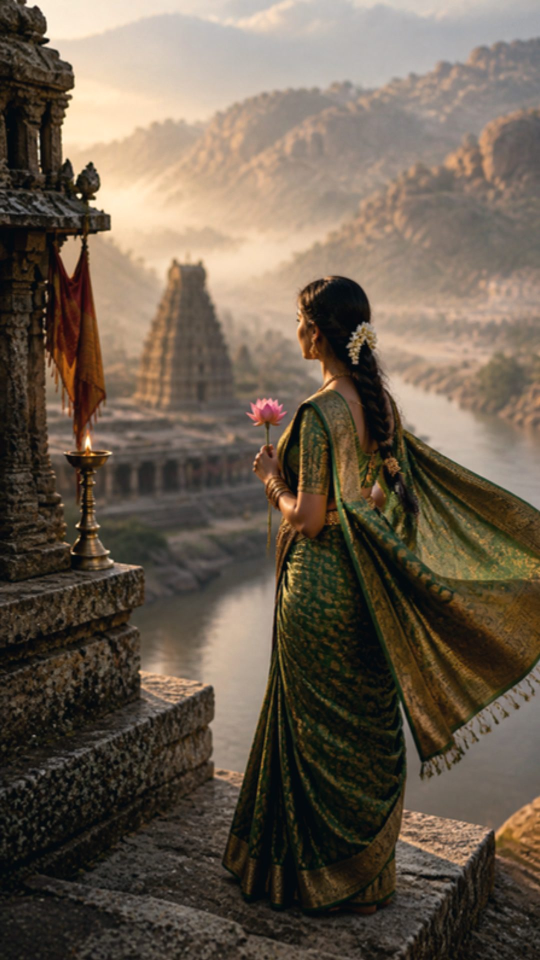
#> input picture kavya-weds-siddharth/assets/scenes/hero-bride.jpg, 1080 x 1920 px (shown at 1/2 size); its folder holds only this picture in this run
$ python contact_sheet.py out.png
#> lines starting #> are read from the running program, lines starting #| are printed output that depends on the picture
"""Builds a contact sheet of every graded asset: python3 tools/contact_sheet.py out.jpg"""
import sys, os, glob
from PIL import Image, ImageDraw, ImageFont
A = os.path.join(os.path.dirname(__file__), "..", "kavya-weds-siddharth", "assets")
scenes = sorted(glob.glob(os.path.join(A, "scenes", "*.jpg")))
cuts = sorted(glob.glob(os.path.join(A, "cutouts", "*.webp")))
W = 1800; sw, sh = 216, 384; cols = W // (sw + 9)
rows_s = -(-len(scenes) // cols); cw = 140; ccols = W // (cw + 10); rows_c = -(-len(cuts) // ccols)
H = 60 + rows_s * (sh + 34) + 40 + rows_c * (cw + 34) + 20
sheet = Image.new("RGB", (W, H), (16, 15, 20)); d = ImageDraw.Draw(sheet)
#> after `sheet = Image.new('RGB', (W, H), (16, 15, 20))`:
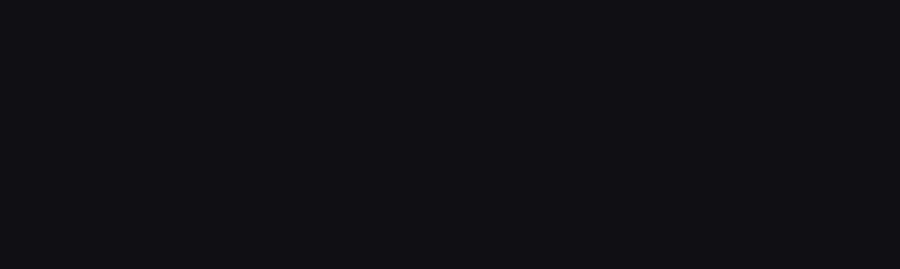
#> sheet: PIL image 1800x538 RGB (shown at 1/2 size); mean R, G, B 16, 15, 20
try: f = ImageFont.truetype("/usr/share/fonts/truetype/dejavu/DejaVuSans.ttf", 13); fb = ImageFont.truetype("/usr/share/fonts/truetype/dejavu/DejaVuSans-Bold.ttf", 20)
except Exception: f = fb = ImageFont.load_default()
d.text((12, 18), "The Celestial Vow · asset contact sheet (graded)", fill=(242, 220, 154), font=fb)
y = 60
for i, p in enumerate(scenes):
    x = 9 + (i % cols) * (sw + 9); yy = y + (i // cols) * (sh + 34)
    im = Image.open(p).convert("RGB").resize((sw, sh)); sheet.paste(im, (x, yy)); d.text((x, yy + sh + 6), os.path.basename(p)[:-4], fill=(220, 210, 190), font=f)
#> after `im = Image.open(p).convert('RGB').resize((sw, sh))`:
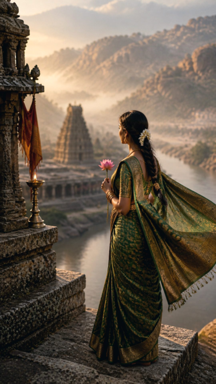
#> im: PIL image 216x384 RGB; mean R, G, B 105.9, 92.9, 78.5
#> after `sheet.paste(im, (x, yy))`:
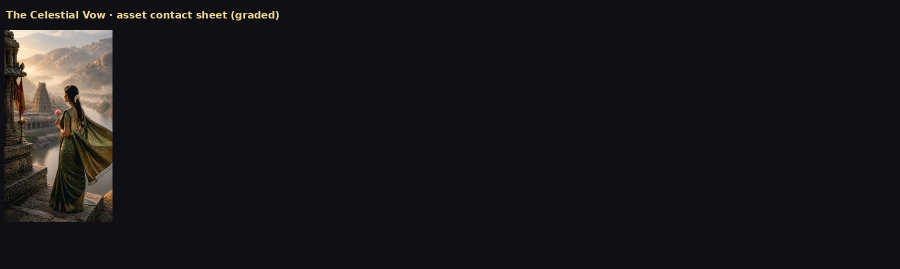
#> sheet: PIL image 1800x538 RGB (shown at 1/2 size); mean R, G, B 24.4, 22.3, 25.4
y += rows_s * (sh + 34) + 40
for i, p in enumerate(cuts):
    x = 10 + (i % ccols) * (cw + 10); yy = y + (i // ccols) * (cw + 34)
    bg = Image.new("RGBA", (cw, cw), (44, 42, 50, 255)); im = Image.open(p).convert("RGBA"); im.thumbnail((cw - 10, cw - 10))
    bg.alpha_composite(im, ((cw - im.width) // 2, (cw - im.height) // 2)); sheet.paste(bg.convert("RGB"), (x, yy)); d.text((x, yy + cw + 6), os.path.basename(p)[:-5][:20], fill=(220, 210, 190), font=f)
sheet.save(sys.argv[1], quality=88); print("saved", sys.argv[1], sheet.size)
#| saved out.png (1800, 538)

$ run again, on kavya-weds-siddharth/assets/scenes/quest-haldi.jpg
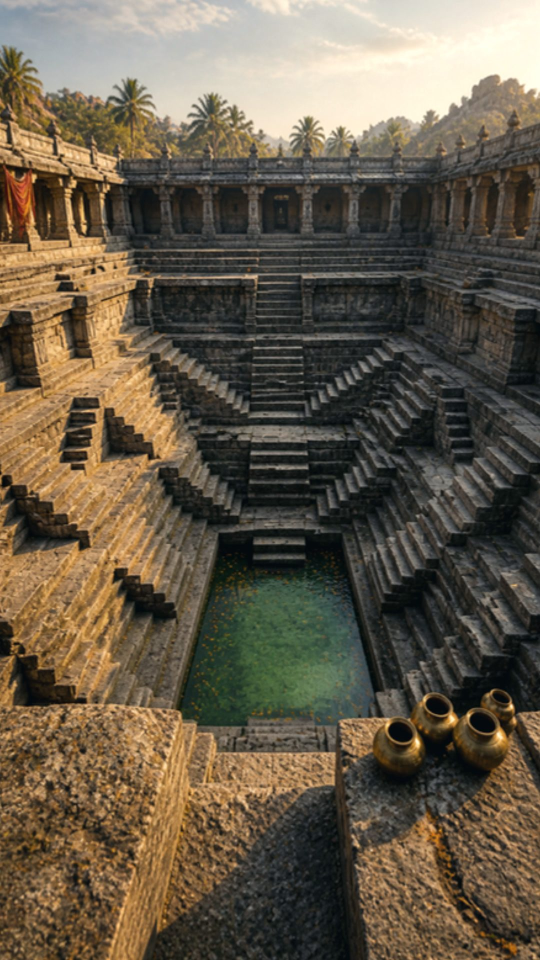
#> input picture kavya-weds-siddharth/assets/scenes/quest-haldi.jpg, 1080 x 1920 px (shown at 1/2 size)
#> `im = Image.open(p).convert('RGB').resize((sw, sh))`:
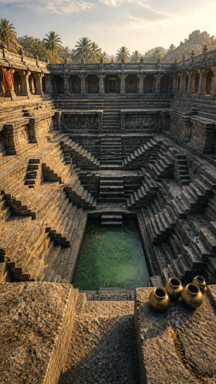
#> im: PIL image 216x384 RGB; mean R, G, B 102.5, 91.5, 74.1
#> `sheet.paste(im, (x, yy))`:
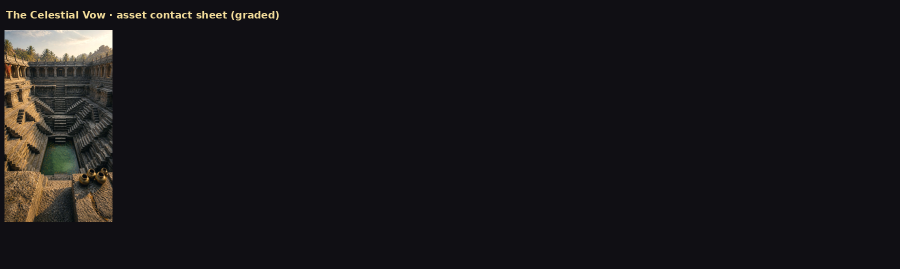
#> sheet: PIL image 1800x538 RGB (shown at 1/2 size); mean R, G, B 24.1, 22.2, 25.1
#| saved out.png (1800, 538)

$ run again, on kavya-weds-siddharth/assets/scenes/hero-groom.jpg
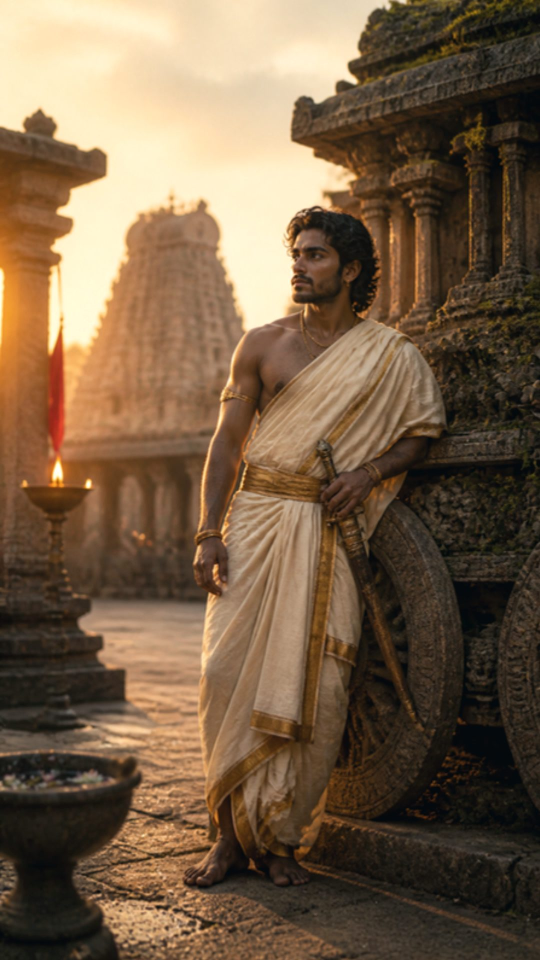
#> input picture kavya-weds-siddharth/assets/scenes/hero-groom.jpg, 1080 x 1920 px (shown at 1/2 size)
#> `im = Image.open(p).convert('RGB').resize((sw, sh))`:
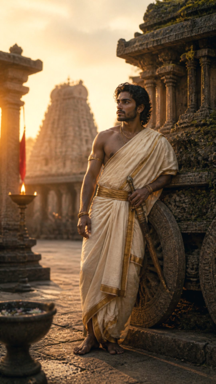
#> im: PIL image 216x384 RGB; mean R, G, B 117.4, 94.7, 70.5
#> `sheet.paste(im, (x, yy))`:
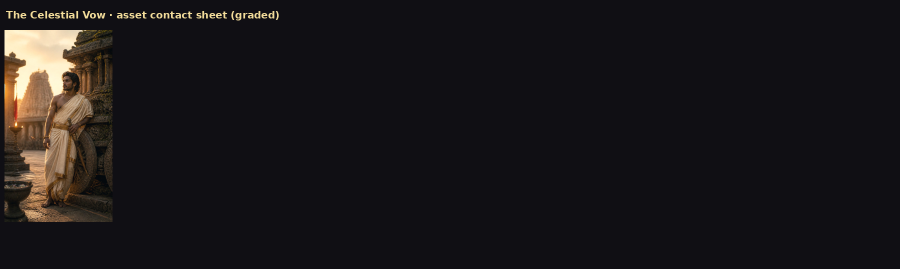
#> sheet: PIL image 1800x538 RGB (shown at 1/2 size); mean R, G, B 25.4, 22.5, 24.7
#| saved out.png (1800, 538)
